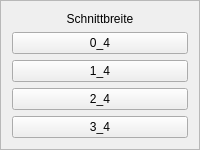
        <widget class="QFrame" name="frame_10">
         <property name="sizePolicy">
          <sizepolicy hsizetype="Ignored" vsizetype="Preferred">
           <horstretch>0</horstretch>
           <verstretch>0</verstretch>
          </sizepolicy>
         </property>
         <property name="frameShape">
          <enum>QFrame::StyledPanel</enum>
         </property>
         <property name="frameShadow">
          <enum>QFrame::Raised</enum>
         </property>
         <layout class="QVBoxLayout" name="verticalLayout_7">
          <item>
           <widget class="QLabel" name="cutting_width_l2">
            <property name="text">
             <string>Schnittbreite</string>
            </property>
            <property name="alignment">
             <set>Qt::AlignCenter</set>
            </property>
            <property name="wordWrap">
             <bool>true</bool>
            </property>
           </widget>
          </item>
          <item>
           <widget class="QPushButton" name="pushButton_17">
            <property name="sizePolicy">
             <sizepolicy hsizetype="Preferred" vsizetype="Preferred">
              <horstretch>0</horstretch>
              <verstretch>0</verstretch>
             </sizepolicy>
            </property>
            <property name="text">
             <string>0_4</string>
            </property>
           </widget>
          </item>
          <item>
           <widget class="QPushButton" name="pushButton_18">
            <property name="sizePolicy">
             <sizepolicy hsizetype="Preferred" vsizetype="Preferred">
              <horstretch>0</horstretch>
              <verstretch>0</verstretch>
             </sizepolicy>
            </property>
            <property name="text">
             <string>1_4</string>
            </property>
           </widget>
          </item>
          <item>
           <widget class="QPushButton" name="pushButton_19">
            <property name="sizePolicy">
             <sizepolicy hsizetype="Preferred" vsizetype="Preferred">
              <horstretch>0</horstretch>
              <verstretch>0</verstretch>
             </sizepolicy>
            </property>
            <property name="text">
             <string>2_4</string>
            </property>
           </widget>
          </item>
          <item>
           <widget class="QPushButton" name="pushButton_20">
            <property name="sizePolicy">
             <sizepolicy hsizetype="Preferred" vsizetype="Preferred">
              <horstretch>0</horstretch>
              <verstretch>0</verstretch>
             </sizepolicy>
            </property>
            <property name="text">
             <string>3_4</string>
            </property>
           </widget>
          </item>
         </layout>
        </widget>
